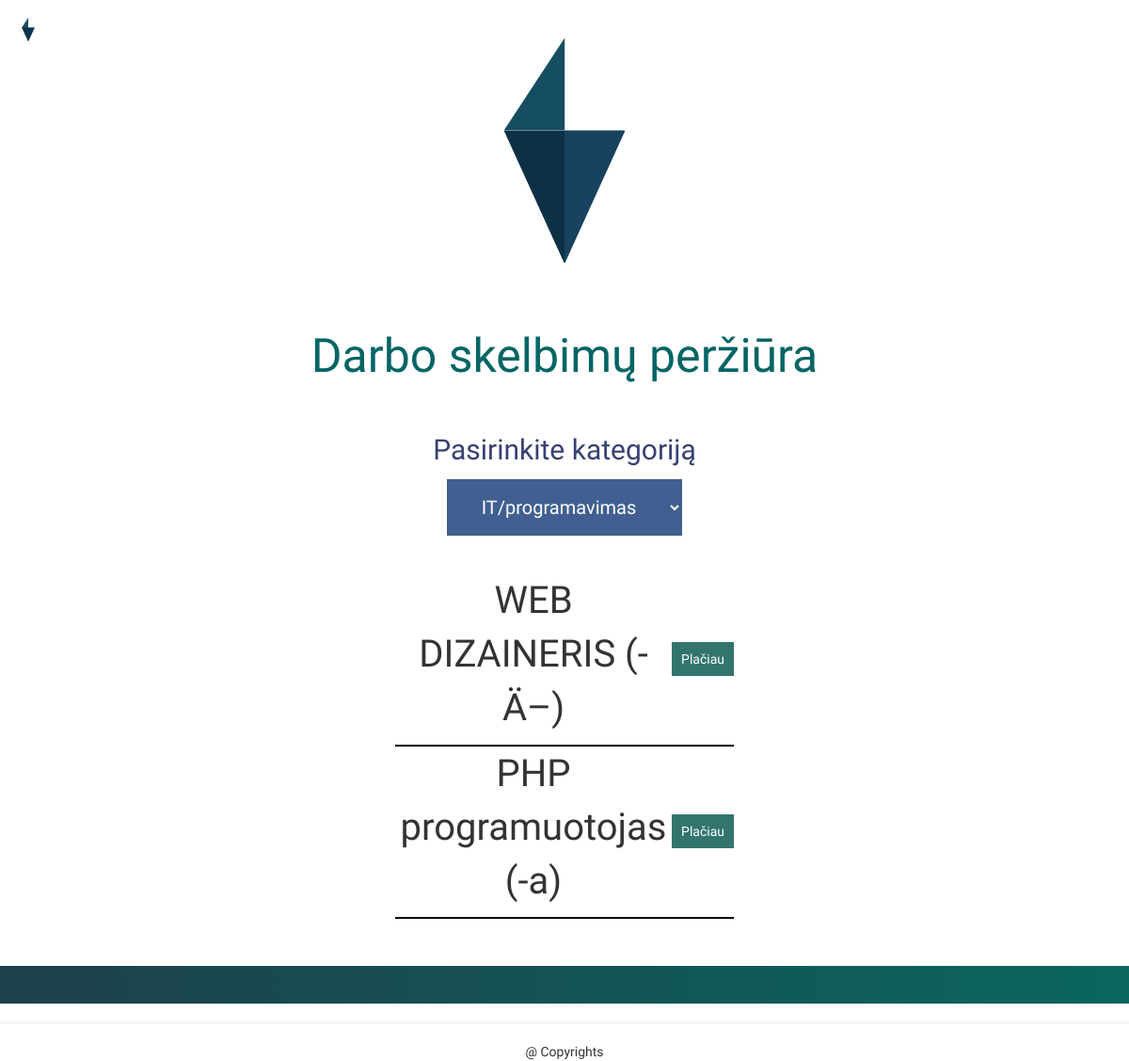
Page /darboSkelbimu_perziura.php on the committed database.
### tables this page shows
CREATE TABLE `darboskelbimai` (
  `id` int(11) NOT NULL,
  `user_id` int(11) NOT NULL,
  `antraste` varchar(255) NOT NULL,
  `pareigos` text NOT NULL,
  `reikalavimai` text NOT NULL,
  `kontaktai` text NOT NULL,
  `kategorija` varchar(255) NOT NULL
);

### functions.php (called while the page is built, shortened)
<?php
require_once("database.php");
function paiimtiDuomenis($duomenys, $lentele){
		global $db;
		$req="SELECT $duomenys FROM $lentele";
		$req=$db->query($req);
		$rezultatas=array();
		while ($row = $req->fetch_assoc()) {
			array_push($rezultatas, $row);
		}
		return $rezultatas;
	}
?>

### darboSkelbimu_perziura.php (the view, shortened to what this page needs)
<?php include('header.php');?>
<body>
<div class="center">
<h1 class="DSP_H1">Darbo skelbimų peržiūra</h1>
<h3 class="DSP_H3">Pasirinkite kategoriją</h3>
<div class="selectCenter">
  <select name="kategorija" class="select" id="type">
              <?php foreach( paiimtiDuomenis('*', 'skelbimukategorijos') as $kategorija){
              echo '<option value="'.$kategorija['id'].'">'.$kategorija['pavadinimas'].'</option>';
            }?>
          </select>
          </div>
<br><br>
<table class="tableCenter">
      <?php foreach( paiimtiDuomenis('*', 'darboskelbimai') as $key => $darboSkelb){
              echo '
              <tr id="'.$darboSkelb['kategorija'].'">  <td class="lentelesVidus">     <p class="DS_Pavadinimas">'.$darboSkelb['antraste'].'</p></td>
                   <td class="lentelesVidus"> <a href="darboSkelbimas.php?p='.$darboSkelb['id'].'" class="perziura">Plačiau</a></td>
              </tr>
                        ';
            }?>
</table>
</div>
</body>
<?php include('footer.php');?>

### visasStyle.css (style rules this page uses)
html,body { font-family: 'Open Sans Condensed'; margin:0; padding:0; height:100%; width:100%; }
select { border:none; width:250px; height:60px; }
.select { background-color: rgb(65, 96, 145); color:white; font-size: 20px; text-align: center; }
.selectCenter { text-align: center; }
.perziura { background-color: rgb(50, 117, 110); color:white; padding:10px; }
.tableCenter { width:30%; padding-top:25px; margin:0 auto; margin-bottom:50px; }
.DSP_H3 { color:#374172; padding:5px; text-align: center; font-size: 30px; }
.DS_Pavadinimas { font-size: 40px; }
.DSP_H1 { color:#036564; padding:30px; text-align: center; font-size:50px; }
.lentelesVidus { text-align: center; border-bottom:2px solid black; }

### rows in the picture
darboskelbimai: antraste "WEB DIZAINERIS (-Ä–)"
darboskelbimai: antraste "PHP programuotojas (-a)"

### other values in the picture
form field kategorija "IT/programavimas"
